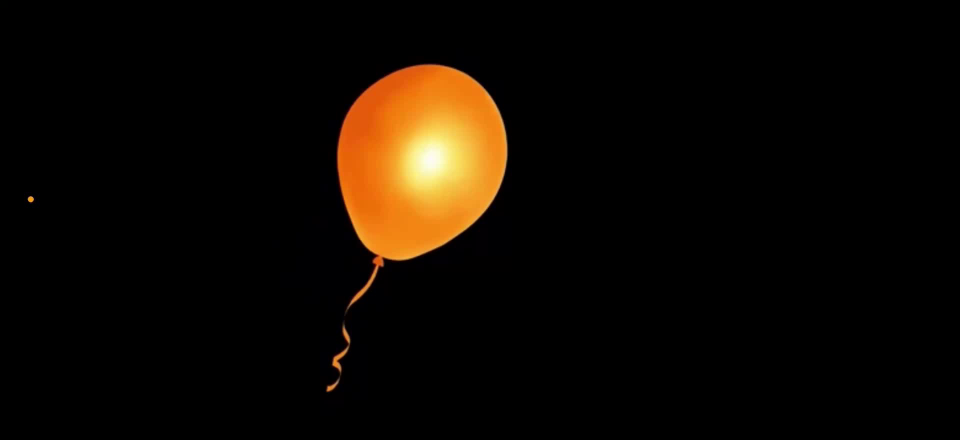
#> input picture frame 0 of video_initial/video3.mp4, 1920 x 880 px, given in place of video1.mp4, which was not available (shown at 1/2 size)
$ python video_info.py
#> lines starting #> are read from the running program, lines starting #| are printed output that depends on the picture; pictures that were not available may be replaced by others from this repository, and a replacement may not be noted
import cv2

def get_video_info(filename):

#> called with filename = 'video1.mp4'
    cap = cv2.VideoCapture(filename)
    if not cap.isOpened():
        return f"Невозможно открыть видеофайл: {filename}"
    fps = cap.get(cv2.CAP_PROP_FPS)
    if fps == 0:
        cap.release()
        return f"Невозможно определить FPS для {filename}"

    # Получаем количество кадров
    frame_count = cap.get(cv2.CAP_PROP_FRAME_COUNT)
    duration = frame_count / fps if fps else 0

    # Получаем кодек
    codec = int(cap.get(cv2.CAP_PROP_FOURCC))
    codec_str = "".join([chr((codec >> 8 * i) & 0xFF) for i in range(4)])

    # Рассчитываем интенсивность объектов
    intensity = 0
    frame_sample_count = 10  # Количество фреймов для выборки
    step = max(1, int(frame_count) // frame_sample_count)  # Шаг через который производится выборка

    for i in range(0, frame_sample_count):
        cap.set(cv2.CAP_PROP_POS_FRAMES, i * step)
        ret, frame = cap.read()
        if not ret:
            break
        gray_frame = cv2.cvtColor(frame, cv2.COLOR_BGR2GRAY)
        intensity += cv2.mean(gray_frame)[0]  # Среднее значение яркости
#> this loop made 10 passes
#> intensity on passes 1 to 10: 10.14, 12.7, 18.02, 24, 30.05, 35.1, 39.26, 46.2, 53.04, 59.18
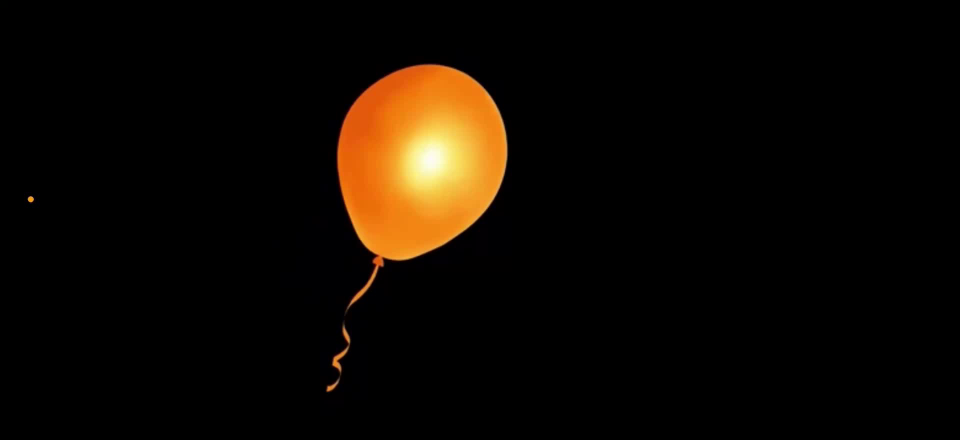
#> input picture frame 0 of video_initial/video3.mp4, 1920 x 880 px, given in place of video1.mp4, which was not available (shown at 1/2 size)
#> pass 1, in get_video_info, `gray_frame = cv2.cvtColor(frame, cv2.COLOR_BGR2GRAY)`:
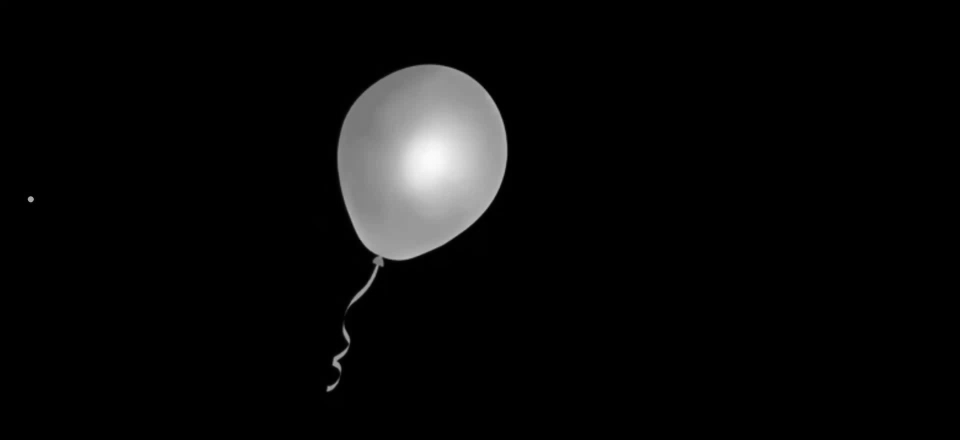
#> gray_frame: shape (880, 1920) (shown at 1/2 size); min 0, max 252, mean 10.1
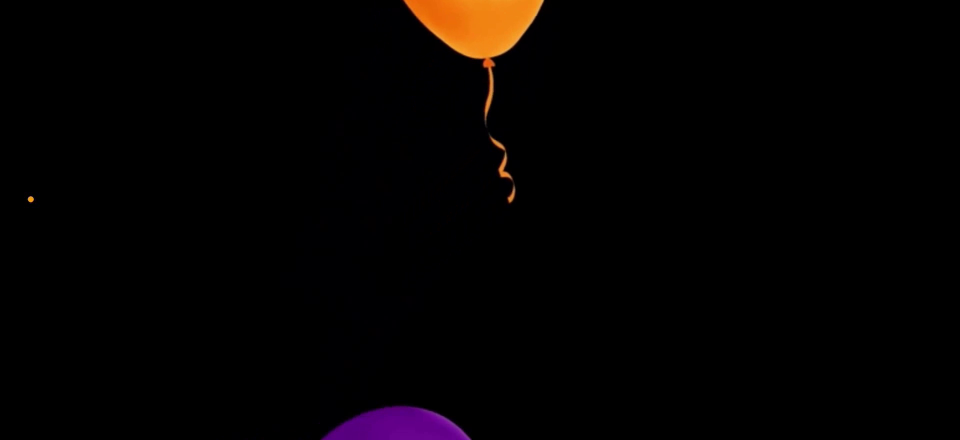
#> input picture frame 23 of video_initial/video3.mp4, 1920 x 880 px, given in place of video1.mp4, which was not available (shown at 1/2 size)
#> pass 2, in get_video_info, `gray_frame = cv2.cvtColor(frame, cv2.COLOR_BGR2GRAY)`:
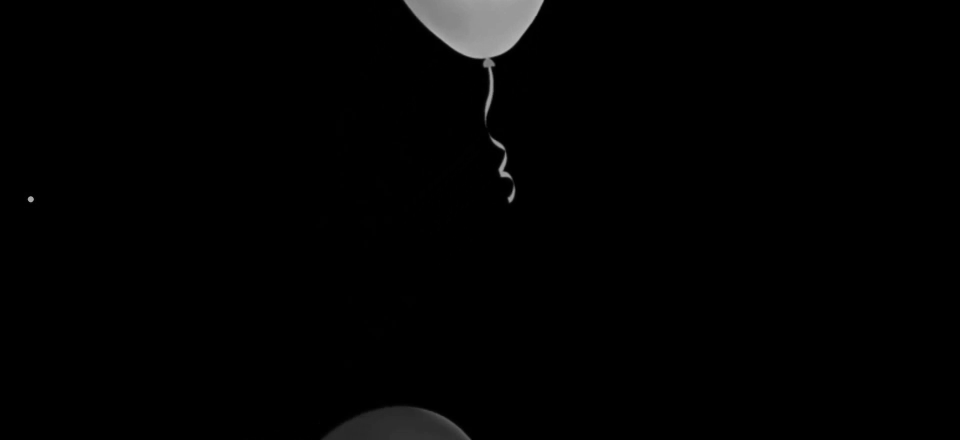
#> gray_frame: shape (880, 1920) (shown at 1/2 size); min 0, max 181, mean 2.6
#> pass 3, in get_video_info, `ret, frame = cap.read()`:
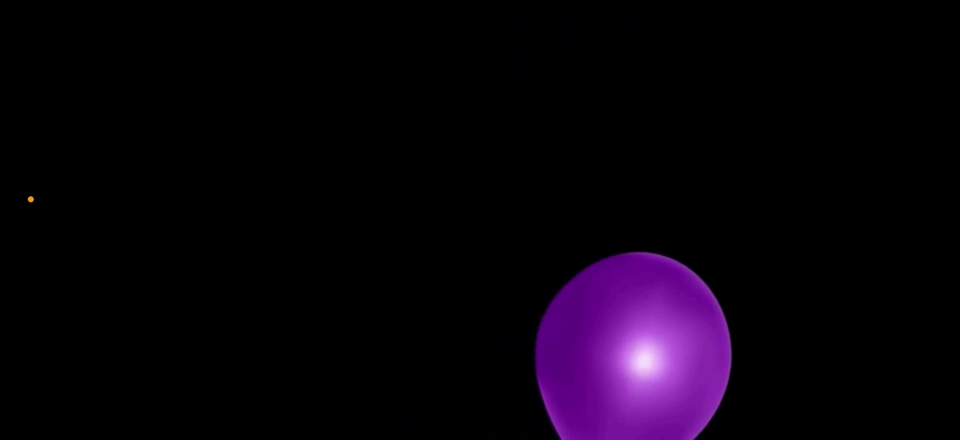
#> frame: shape (880, 1920, 3) (shown at 1/2 size); mean B, G, R 11.9, 2.1, 9.1
#> pass 3, in get_video_info, `gray_frame = cv2.cvtColor(frame, cv2.COLOR_BGR2GRAY)`:
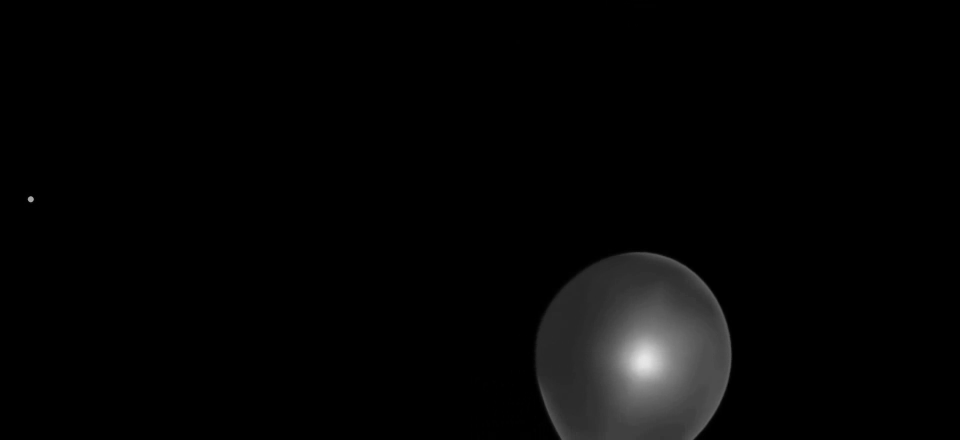
#> gray_frame: shape (880, 1920) (shown at 1/2 size); min 0, max 233, mean 5.3
#> after the loop:
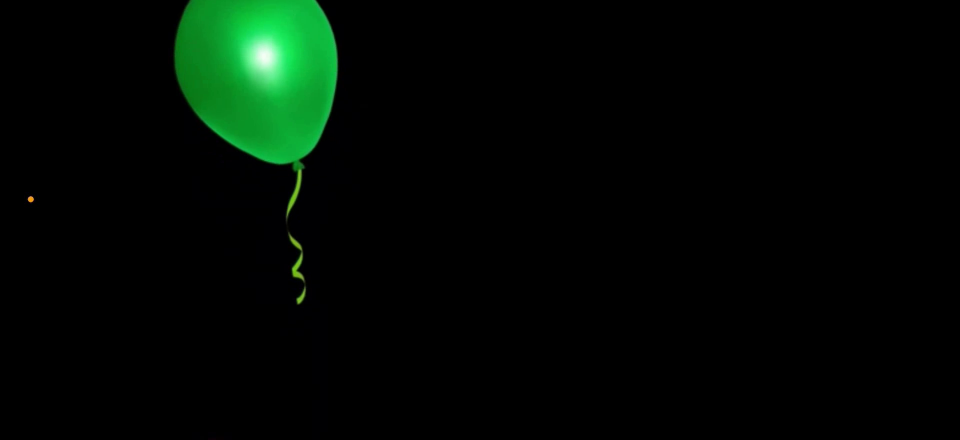
#> frame: shape (880, 1920, 3) (shown at 1/2 size); mean B, G, R 3.2, 9.2, 1.3
#> after the loop:
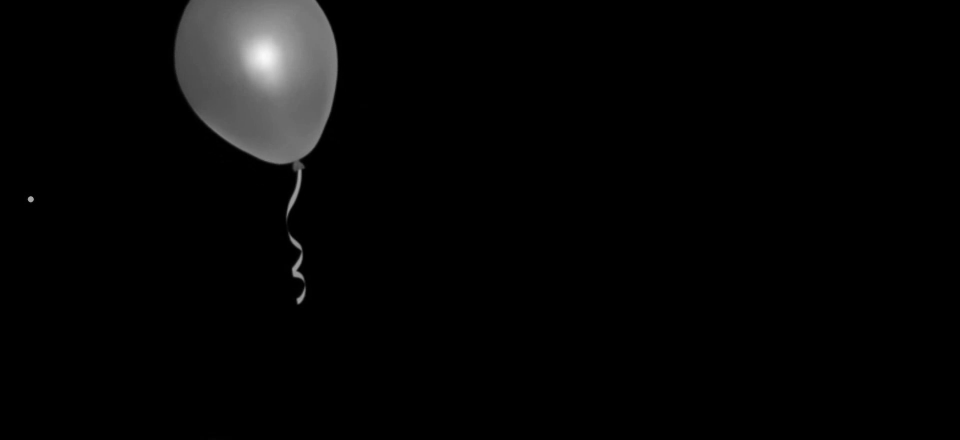
#> gray_frame: shape (880, 1920) (shown at 1/2 size); min 0, max 250, mean 6.1
#> after the loop, intensity = 59.18
        # канала с  индексом 1 просто нет в черно - белом изображении.

    intensity /= (frame_sample_count)  # Делим на 10 кадров, чтобы интенсивность была меньше
#> intensity = 5.92

    cap.release()

    return {
        "filename": filename,
        "fps": fps,
        "frame_count": frame_count,
        "duration": duration,
        "codec": codec_str,
        "intensity": intensity
    }
print(get_video_info('video1.mp4'))
print(get_video_info('video2.mp4'))
#> the loop in get_video_info (call 2), `for i in range(0, frame_sample_count):` made 10 passes
print(get_video_info('video3.mp4'))
print(get_video_info('video4.mp4'))
print(get_video_info('video5.mp4'))

$ run again, starting later in the video
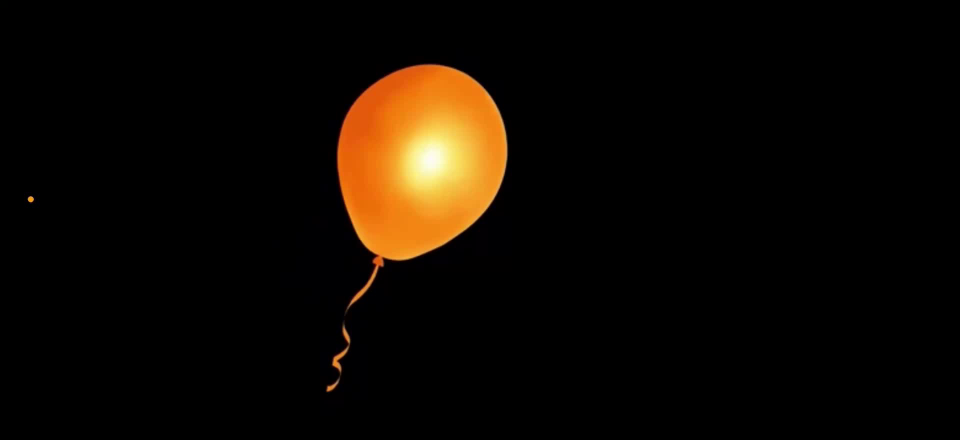
#> input picture frame 0 of video_initial/video3.mp4, 1920 x 880 px, given in place of video1.mp4, which was not available (shown at 1/2 size)
#> the loop in get_video_info, `for i in range(0, frame_sample_count):` made 10 passes
#> intensity on passes 1 to 8: 10.14, 12.7, 18.02, 24, 30.05, 35.1, 39.26, 46.2
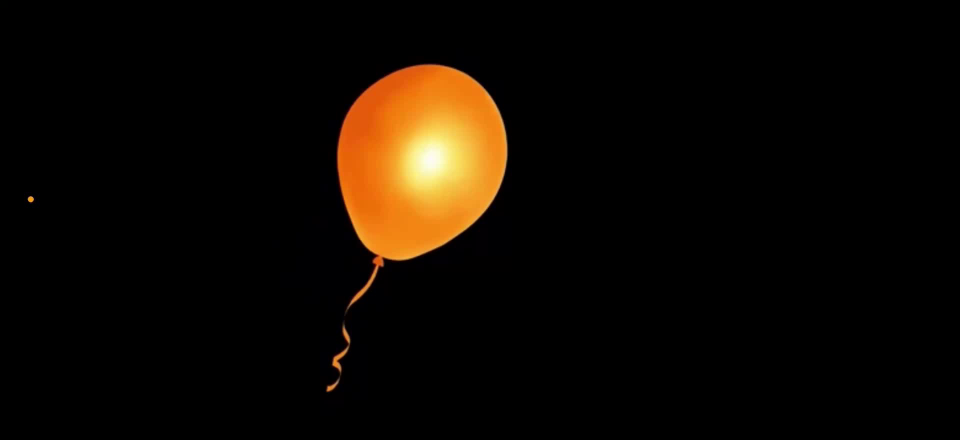
#> input picture frame 0 of video_initial/video3.mp4, 1920 x 880 px, given in place of video1.mp4, which was not available (shown at 1/2 size)
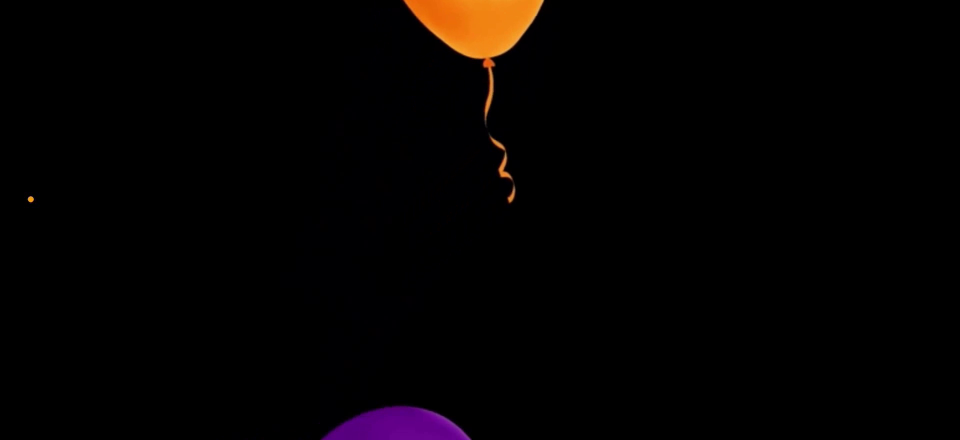
#> input picture frame 23 of video_initial/video3.mp4, 1920 x 880 px, given in place of video1.mp4, which was not available (shown at 1/2 size)
#> after the loop in get_video_info, `for i in range(0, frame_sample_count):`: intensity = 59.18
#> in get_video_info, `intensity /= (frame_sample_count)`: intensity = 5.92
#> the loop in get_video_info (call 2), `for i in range(0, frame_sample_count):` made 10 passes

$ run again, starting later in the video
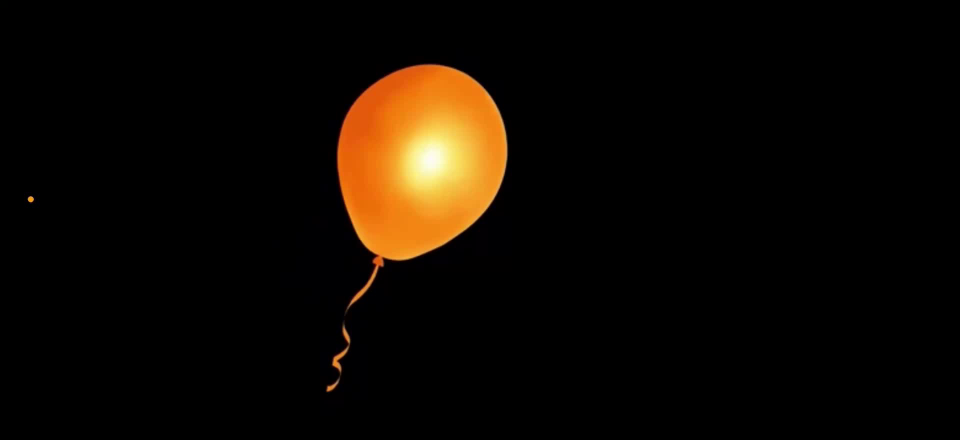
#> input picture frame 0 of video_initial/video3.mp4, 1920 x 880 px, given in place of video1.mp4, which was not available (shown at 1/2 size)
#> the loop in get_video_info, `for i in range(0, frame_sample_count):` made 10 passes
#> intensity on passes 1 to 8: 10.14, 12.7, 18.02, 24, 30.05, 35.1, 39.26, 46.2
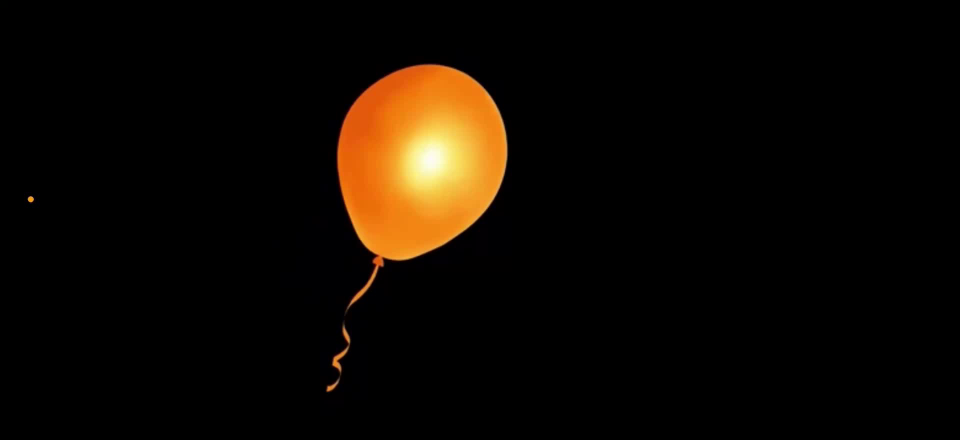
#> input picture frame 0 of video_initial/video3.mp4, 1920 x 880 px, given in place of video1.mp4, which was not available (shown at 1/2 size)
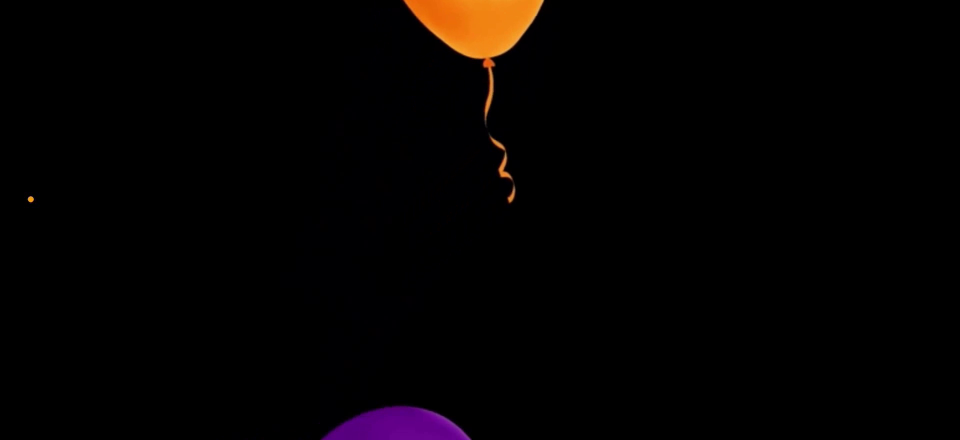
#> input picture frame 23 of video_initial/video3.mp4, 1920 x 880 px, given in place of video1.mp4, which was not available (shown at 1/2 size)
#> after the loop in get_video_info, `for i in range(0, frame_sample_count):`: intensity = 59.18
#> in get_video_info, `intensity /= (frame_sample_count)`: intensity = 5.92
#> the loop in get_video_info (call 2), `for i in range(0, frame_sample_count):` made 10 passes
